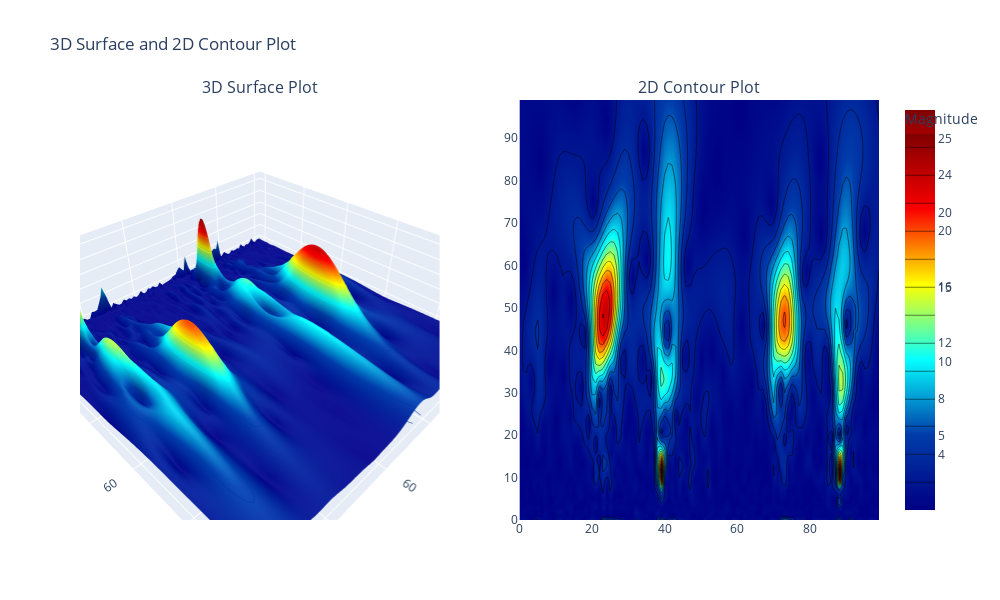

Notebook code for this chart:
### Code cell
import plotly.graph_objects as go
from plotly.subplots import make_subplots

# Data untuk plot 3D
X, Y = np.meshgrid(np.arange(rowcount), np.arange(coloumncount))
Z = cwt.T  

# Membuat subplot dengan 2 kolom
fig = make_subplots(
    rows=1, cols=2,  # 1 baris, 2 kolom
    subplot_titles=("3D Surface Plot", "2D Contour Plot"),
    specs=[[{'type': 'surface'}, {'type': 'contour'}]],  # Tipe untuk masing-masing subplot
    column_widths=[0.5, 0.5]  # Lebar relatif kolom
)

# Plot 3D Surface
fig.add_trace(
    go.Surface(
        z=Z, 
        x=X, 
        y=Y, 
        colorscale='Jet',
        contours_z=dict(
            show=True,  # Menampilkan kontur di sumbu Z
            usecolormap=True,  # Menggunakan skala warna
            highlightcolor="Forestgreen",  # Warna highlight
            project_z=True  # Proyeksikan kontur ke sumbu Z
        )
    ),
    row=1, col=1  # Ditempatkan di baris 1 kolom 1
)

# Data untuk plot 2D Contour
y = np.arange(coloumncount + 1)
x = np.arange(rowcount + 1)

# Plot 2D Contour
fig.add_trace(
    go.Contour(
        z=cwt.T,
        y=y,
        x=x,
        colorscale='Jet',
        contours_coloring="heatmap",
        line_smoothing=0.85,
        colorbar=dict(title="Magnitude"),
    ),
    row=1, col=2  # Ditempatkan di baris 1 kolom 2
)

# Memperbarui layout keseluruhan

fig.update_layout(
    title_text="3D Surface and 2D Contour Plot", 
    height=600,  # Tinggi figure
    width=1000,  # Lebar figure
    scene=dict(
        xaxis_title='Scale',  # Label sumbu x untuk 3D plot
        yaxis_title='Freq',   # Label sumbu y untuk 3D plot
        zaxis_title='Magnitude'  # Label sumbu z untuk 3D plot
    ),
    autosize=True,
    xaxis2=dict(title="X Axis Label"),  # Label sumbu x untuk 2D Contour
    yaxis2=dict(title="Y Axis Label")   # Label sumbu y untuk 2D Contour
)

# Menampilkan plot
fig.show()

### Figure 1 — Plotly figure (JSON) as saved in the notebook; plotly's stock layout.template omitted (floating-point values rounded to 4 significant figures; data arrays with more than 128 entries replaced by an {"elided": "..."} marker saying what was removed)
{"data": [{"colorscale": [[0, "rgb(0,0,131)"], [0.2, "rgb(0,60,170)"], [0.4, "rgb(5,255,255)"], [0.6, "rgb(255,255,0)"], [0.8, "rgb(250,0,0)"], [1, "rgb(128,0,0)"]], "contours": {"z": {"highlightcolor": "Forestgreen", "project": {"z": true}, "show": true, "usecolormap": true}}, "scene": "scene", "type": "surface", "x": {"elided": "100x100 int values"}, "y": {"elided": "100x100 int values"}, "z": {"elided": "100x100 float values"}}, {"colorbar": {"title": {"text": "Magnitude"}}, "colorscale": [[0, "rgb(0,0,131)"], [0.2, "rgb(0,60,170)"], [0.4, "rgb(5,255,255)"], [0.6, "rgb(255,255,0)"], [0.8, "rgb(250,0,0)"], [1, "rgb(128,0,0)"]], "contours": {"coloring": "heatmap"}, "line": {"smoothing": 0.85}, "type": "contour", "x": [0, 1, 2, 3, 4, 5, 6, 7, 8, 9, 10, 11, 12, 13, 14, 15, 16, 17, 18, 19, 20, 21, 22, 23, 24, 25, 26, 27, 28, 29, 30, 31, 32, 33, 34, 35, 36, 37, 38, 39, 40, 41, 42, 43, 44, 45, 46, 47, 48, 49, 50, 51, 52, 53, 54, 55, 56, 57, 58, 59, 60, 61, 62, 63, 64, 65, 66, 67, 68, 69, 70, 71, 72, 73, 74, 75, 76, 77, 78, 79, 80, 81, 82, 83, 84, 85, 86, 87, 88, 89, 90, 91, 92, 93, 94, 95, 96, 97, 98, 99, 100], "xaxis": "x", "y": [0, 1, 2, 3, 4, 5, 6, 7, 8, 9, 10, 11, 12, 13, 14, 15, 16, 17, 18, 19, 20, 21, 22, 23, 24, 25, 26, 27, 28, 29, 30, 31, 32, 33, 34, 35, 36, 37, 38, 39, 40, 41, 42, 43, 44, 45, 46, 47, 48, 49, 50, 51, 52, 53, 54, 55, 56, 57, 58, 59, 60, 61, 62, 63, 64, 65, 66, 67, 68, 69, 70, 71, 72, 73, 74, 75, 76, 77, 78, 79, 80, 81, 82, 83, 84, 85, 86, 87, 88, 89, 90, 91, 92, 93, 94, 95, 96, 97, 98, 99, 100], "yaxis": "y", "z": {"elided": "100x100 float values"}}], "layout": {"annotations": [{"font": {"size": 16}, "showarrow": false, "text": "3D Surface Plot", "x": 0.225, "xanchor": "center", "xref": "paper", "y": 1, "yanchor": "bottom", "yref": "paper"}, {"font": {"size": 16}, "showarrow": false, "text": "2D Contour Plot", "x": 0.775, "xanchor": "center", "xref": "paper", "y": 1, "yanchor": "bottom", "yref": "paper"}], "autosize": true, "height": 600, "scene": {"domain": {"x": [0, 0.45], "y": [0, 1]}, "xaxis": {"title": {"text": "Scale"}}, "yaxis": {"title": {"text": "Freq"}}, "zaxis": {"title": {"text": "Magnitude"}}}, "title": {"text": "3D Surface and 2D Contour Plot"}, "width": 1000, "xaxis": {"anchor": "y", "domain": [0.55, 1]}, "xaxis2": {"title": {"text": "X Axis Label"}}, "yaxis": {"anchor": "x", "domain": [0, 1]}, "yaxis2": {"title": {"text": "Y Axis Label"}}}}
